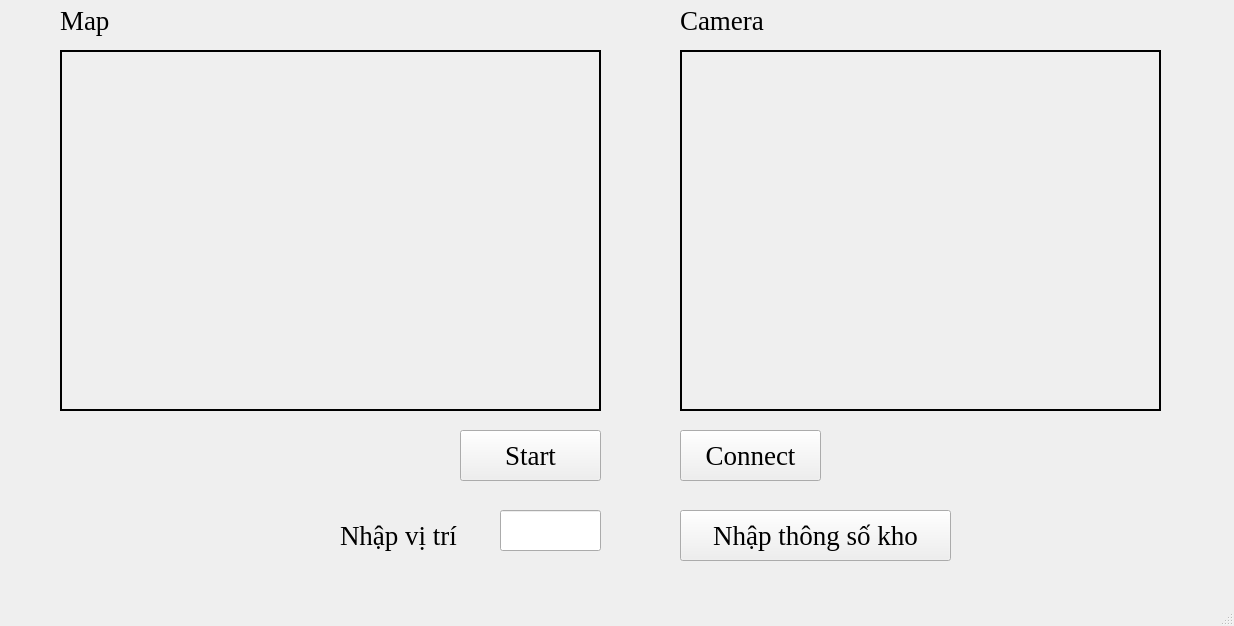
<?xml version="1.0" encoding="UTF-8"?>
<ui version="4.0">
 <class>MainWindow</class>
 <widget class="QMainWindow" name="MainWindow">
  <property name="geometry">
   <rect>
    <x>0</x>
    <y>0</y>
    <width>1234</width>
    <height>626</height>
   </rect>
  </property>
  <property name="font">
   <font>
    <family>Times New Roman</family>
    <pointsize>20</pointsize>
   </font>
  </property>
  <property name="windowTitle">
   <string>MainWindow</string>
  </property>
  <widget class="QWidget" name="centralwidget">
   <widget class="QLabel" name="label">
    <property name="geometry">
     <rect>
      <x>60</x>
      <y>50</y>
      <width>541</width>
      <height>361</height>
     </rect>
    </property>
    <property name="frameShape">
     <enum>QFrame::WinPanel</enum>
    </property>
    <property name="frameShadow">
     <enum>QFrame::Plain</enum>
    </property>
    <property name="text">
     <string/>
    </property>
   </widget>
   <widget class="QLabel" name="label_2">
    <property name="geometry">
     <rect>
      <x>680</x>
      <y>50</y>
      <width>481</width>
      <height>361</height>
     </rect>
    </property>
    <property name="frameShape">
     <enum>QFrame::WinPanel</enum>
    </property>
    <property name="text">
     <string/>
    </property>
   </widget>
   <widget class="QPushButton" name="Btn_Connect">
    <property name="geometry">
     <rect>
      <x>680</x>
      <y>430</y>
      <width>141</width>
      <height>51</height>
     </rect>
    </property>
    <property name="text">
     <string>Connect</string>
    </property>
    <property name="iconSize">
     <size>
      <width>40</width>
      <height>40</height>
     </size>
    </property>
   </widget>
   <widget class="QPushButton" name="Btn_Start">
    <property name="geometry">
     <rect>
      <x>460</x>
      <y>430</y>
      <width>141</width>
      <height>51</height>
     </rect>
    </property>
    <property name="text">
     <string>Start</string>
    </property>
    <property name="iconSize">
     <size>
      <width>40</width>
      <height>40</height>
     </size>
    </property>
   </widget>
   <widget class="QPushButton" name="Btn_nhapthongsokho">
    <property name="geometry">
     <rect>
      <x>680</x>
      <y>510</y>
      <width>271</width>
      <height>51</height>
     </rect>
    </property>
    <property name="text">
     <string>Nhập thông số kho</string>
    </property>
    <property name="iconSize">
     <size>
      <width>40</width>
      <height>40</height>
     </size>
    </property>
   </widget>
   <widget class="QLabel" name="label_3">
    <property name="geometry">
     <rect>
      <x>340</x>
      <y>510</y>
      <width>161</width>
      <height>51</height>
     </rect>
    </property>
    <property name="text">
     <string>Nhập vị trí</string>
    </property>
   </widget>
   <widget class="QLineEdit" name="ln_vitri">
    <property name="geometry">
     <rect>
      <x>500</x>
      <y>510</y>
      <width>101</width>
      <height>41</height>
     </rect>
    </property>
   </widget>
   <widget class="QLabel" name="label_4">
    <property name="geometry">
     <rect>
      <x>60</x>
      <y>0</y>
      <width>91</width>
      <height>41</height>
     </rect>
    </property>
    <property name="text">
     <string>Map</string>
    </property>
   </widget>
   <widget class="QLabel" name="label_5">
    <property name="geometry">
     <rect>
      <x>680</x>
      <y>0</y>
      <width>121</width>
      <height>41</height>
     </rect>
    </property>
    <property name="text">
     <string>Camera</string>
    </property>
   </widget>
  </widget>
  <widget class="QMenuBar" name="menubar">
   <property name="geometry">
    <rect>
     <x>0</x>
     <y>0</y>
     <width>1234</width>
     <height>26</height>
    </rect>
   </property>
  </widget>
  <widget class="QStatusBar" name="statusbar"/>
 </widget>
 <resources/>
 <connections/>
</ui>
